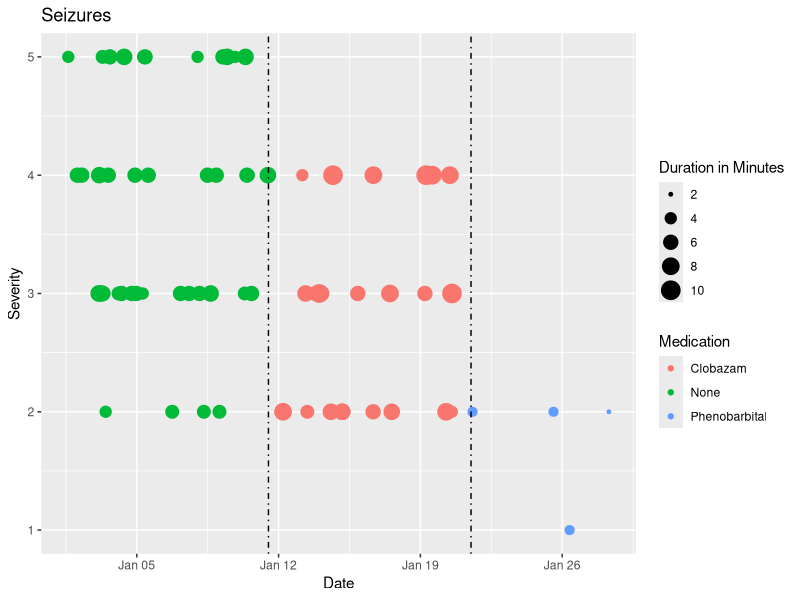

Write the R code that produced this figure.
## ---- chunk 1

# Load packages
library(reshape2) # for melt
library(ggplot2)
library(plyr)
require(xtable)

# Generate simulated data
start <- ISOdate(2015, 1, 1, tz = "")
phase1 = data.frame(
  Date  = start + round(runif(44, max = 10 * 86400)),
  Severity = round(runif(44, 2, 5)),
  Duration = round(runif(44, 4, 7)),
  Medication = "None")

drug1start <- ISOdate(2015, 1, 11, tz = "")
phase2 = data.frame(
  Date  = drug1start + round(runif(23, max = 10 * 86400)),
  Severity = round(runif(23, 2, 4)),
  Duration = round(runif(23, 4, 10)),
  Medication = "Clobazam")

drug2start <- ISOdate(2015, 1, 21, tz = "")
phase3 = data.frame(
  Date  = drug2start + round(runif(4, max = 10 * 86400)),
  Severity = round(runif(4, 1, 2.5)),
  Duration = round(runif(4, 1, 4)),
  Medication = "Phenobarbital")
  
df = rbind(phase1, phase2, phase3)
## ---- chunk 2
summary = ddply(df,~Medication,summarise,Frequency=length(Medication)/10, 
      Average_Severity=mean(Severity),SD_Severity=sd(Severity),
      Average_Duration=mean(Duration),SD_Duration=sd(Duration))

print(xtable(summary), type="html", include.rownames=F)
## ---- chunk 3
ggplot(df, aes(Date, Severity, size=Duration, color=Medication)) +
  geom_point() +
  geom_vline(aes(xintercept=as.numeric(drug1start)), linetype=4, colour="black") +
  geom_vline(aes(xintercept=as.numeric(drug2start)), linetype=4, colour="black") +
  ggtitle("Seizures") +
  scale_size(name  ="Duration in Minutes")
